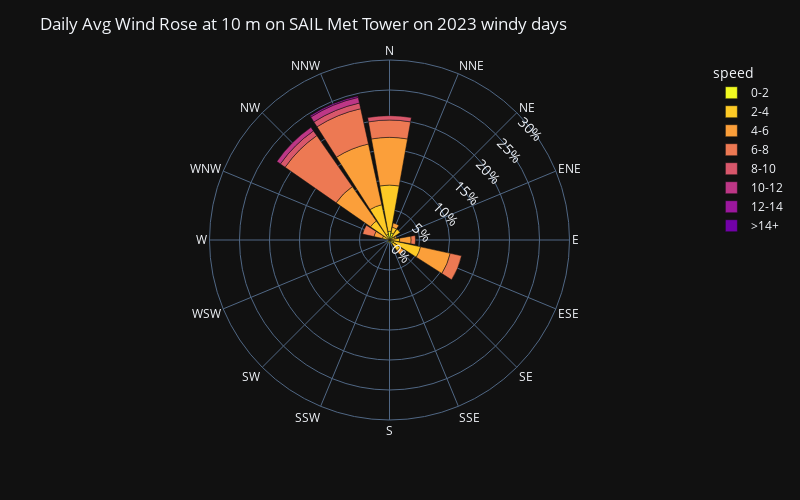

Notebook source saved alongside this figure:
### Code cell
sail_met_gothic_daily = sail_30min_windy_wind_df[['wspd_arith_mean', 'wdir_vec_mean']]
# create a windrose dataframe
sail_met_gothic_daily = create_windrose_df(sail_met_gothic_daily, wind_dir_var='wdir_vec_mean', wind_spd_var='wspd_arith_mean')

# create a wind rose plot using bar_polar
fig = px.bar_polar(sail_met_gothic_daily, 
                   r="frequency", 
                   theta="direction", 
                   color="speed", template="plotly_dark",
                   color_discrete_sequence= px.colors.sequential.Plasma_r,
                   width= 800,
                   height=500,
                   barnorm='percent',
                  )
# update the radial axis to show percentages
fig.update_layout(
    title="Daily Avg Wind Rose at 10 m on SAIL Met Tower on 2023 windy days",
    font_size=12,
    polar_radialaxis=dict(
         ticksuffix='%',
         tickfont_size=14,
         showline=False,
         showticklabels=True,
         showgrid=True,
         angle=45,
         range=[0, 30]
      ),
)

### Figure 1 — Plotly figure (JSON) as saved in the notebook; plotly's stock layout.template omitted (floating-point values rounded to 4 significant figures)
{"data": [{"hovertemplate": "speed=0-2<br>frequency=%{r}<br>direction=%{theta}<extra></extra>", "legendgroup": "0-2", "marker": {"color": "#f0f921", "pattern": {"shape": ""}}, "name": "0-2", "r": [1.446, 1.205, 0.7229, 0.241, 0.241, 0.7229, 0.7229, 0.241, 0.4819, 0, 0.4819, 0, 0, 0, 0.241, 0.9639], "showlegend": true, "subplot": "polar", "theta": ["N", "NNE", "NE", "ENE", "E", "ESE", "SE", "SSE", "S", "SSW", "SW", "WSW", "W", "WNW", "NW", "NNW"], "type": "barpolar"}, {"hovertemplate": "speed=2-4<br>frequency=%{r}<br>direction=%{theta}<extra></extra>", "legendgroup": "2-4", "marker": {"color": "#fdca26", "pattern": {"shape": ""}}, "name": "2-4", "r": [7.711, 0.9639, 1.446, 0.7229, 1.446, 4.578, 1.446, 0, 0, 0.241, 0, 0, 0, 1.205, 3.614, 5.06], "showlegend": true, "subplot": "polar", "theta": ["N", "NNE", "NE", "ENE", "E", "ESE", "SE", "SSE", "S", "SSW", "SW", "WSW", "W", "WNW", "NW", "NNW"], "type": "barpolar"}, {"hovertemplate": "speed=4-6<br>frequency=%{r}<br>direction=%{theta}<extra></extra>", "legendgroup": "4-6", "marker": {"color": "#fb9f3a", "pattern": {"shape": ""}}, "name": "4-6", "r": [7.952, 0.7229, 0, 0.241, 1.928, 5.06, 0.7229, 0, 0, 0, 0, 0, 0, 1.446, 6.988, 10.36], "showlegend": true, "subplot": "polar", "theta": ["N", "NNE", "NE", "ENE", "E", "ESE", "SE", "SSE", "S", "SSW", "SW", "WSW", "W", "WNW", "NW", "NNW"], "type": "barpolar"}, {"hovertemplate": "speed=6-8<br>frequency=%{r}<br>direction=%{theta}<extra></extra>", "legendgroup": "6-8", "marker": {"color": "#ed7953", "pattern": {"shape": ""}}, "name": "6-8", "r": [2.892, 0, 0, 0, 0.7229, 1.928, 0, 0, 0, 0, 0, 0, 0, 1.928, 10.36, 6.024], "showlegend": true, "subplot": "polar", "theta": ["N", "NNE", "NE", "ENE", "E", "ESE", "SE", "SSE", "S", "SSW", "SW", "WSW", "W", "WNW", "NW", "NNW"], "type": "barpolar"}, {"hovertemplate": "speed=8-10<br>frequency=%{r}<br>direction=%{theta}<extra></extra>", "legendgroup": "8-10", "marker": {"color": "#d8576b", "pattern": {"shape": ""}}, "name": "8-10", "r": [0.7229, 0, 0, 0, 0, 0, 0, 0, 0, 0, 0, 0, 0, 0, 0.9639, 0.9639], "showlegend": true, "subplot": "polar", "theta": ["N", "NNE", "NE", "ENE", "E", "ESE", "SE", "SSE", "S", "SSW", "SW", "WSW", "W", "WNW", "NW", "NNW"], "type": "barpolar"}, {"hovertemplate": "speed=10-12<br>frequency=%{r}<br>direction=%{theta}<extra></extra>", "legendgroup": "10-12", "marker": {"color": "#bd3786", "pattern": {"shape": ""}}, "name": "10-12", "r": [0, 0, 0, 0, 0, 0, 0, 0, 0, 0, 0, 0, 0, 0, 0.7229, 0.9639], "showlegend": true, "subplot": "polar", "theta": ["N", "NNE", "NE", "ENE", "E", "ESE", "SE", "SSE", "S", "SSW", "SW", "WSW", "W", "WNW", "NW", "NNW"], "type": "barpolar"}, {"hovertemplate": "speed=12-14<br>frequency=%{r}<br>direction=%{theta}<extra></extra>", "legendgroup": "12-14", "marker": {"color": "#9c179e", "pattern": {"shape": ""}}, "name": "12-14", "r": [0, 0, 0, 0, 0, 0, 0, 0, 0, 0, 0, 0, 0, 0, 0, 0.241], "showlegend": true, "subplot": "polar", "theta": ["N", "NNE", "NE", "ENE", "E", "ESE", "SE", "SSE", "S", "SSW", "SW", "WSW", "W", "WNW", "NW", "NNW"], "type": "barpolar"}, {"hovertemplate": "speed=>14+<br>frequency=%{r}<br>direction=%{theta}<extra></extra>", "legendgroup": ">14+", "marker": {"color": "#7201a8", "pattern": {"shape": ""}}, "name": ">14+", "r": [0, 0, 0, 0, 0, 0, 0, 0, 0, 0, 0, 0, 0, 0, 0, 0], "showlegend": true, "subplot": "polar", "theta": ["N", "NNE", "NE", "ENE", "E", "ESE", "SE", "SSE", "S", "SSW", "SW", "WSW", "W", "WNW", "NW", "NNW"], "type": "barpolar"}], "layout": {"barmode": "relative", "barnorm": "percent", "font": {"size": 12}, "height": 500, "legend": {"title": {"text": "speed"}, "tracegroupgap": 0}, "margin": {"t": 60}, "polar": {"angularaxis": {"direction": "clockwise", "rotation": 90}, "domain": {"x": [0, 1], "y": [0, 1]}, "radialaxis": {"angle": 45, "range": [0, 30], "showgrid": true, "showline": false, "showticklabels": true, "tickfont": {"size": 14}, "ticksuffix": "%"}}, "title": {"text": "Daily Avg Wind Rose at 10 m on SAIL Met Tower on 2023 windy days"}, "width": 800}}
